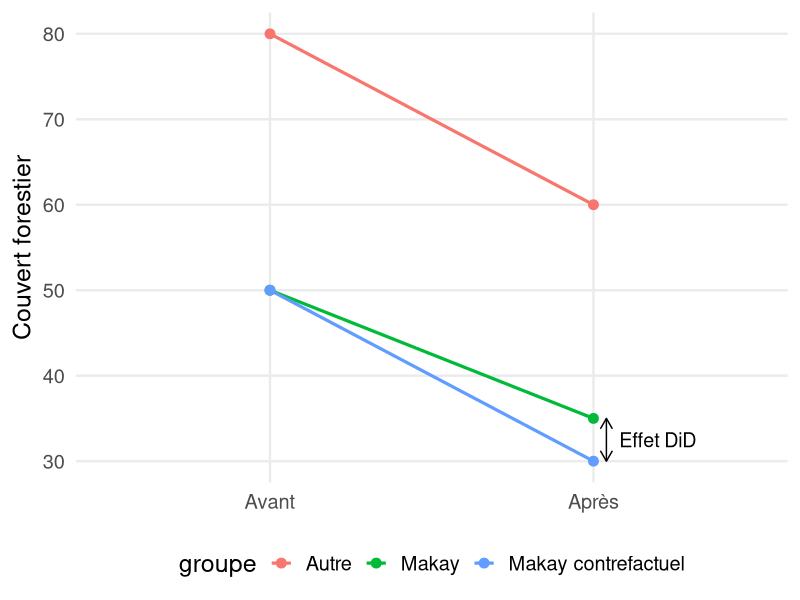
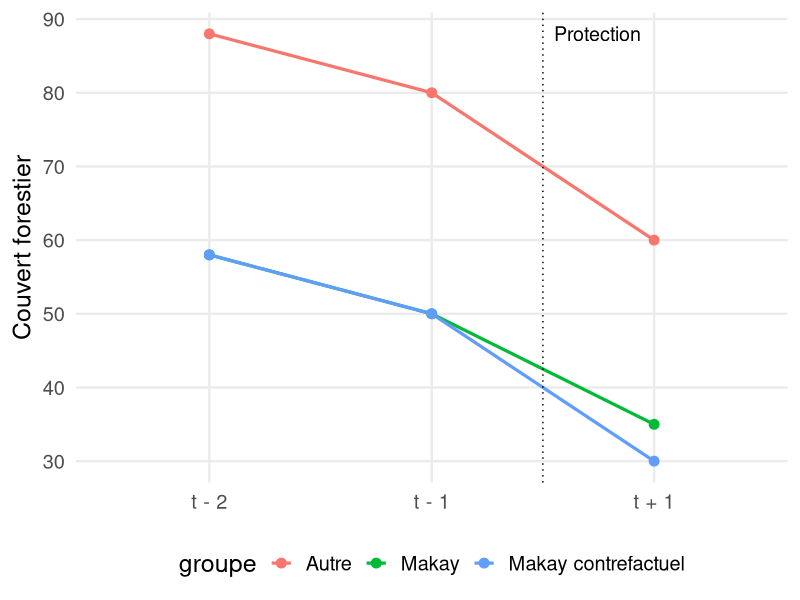
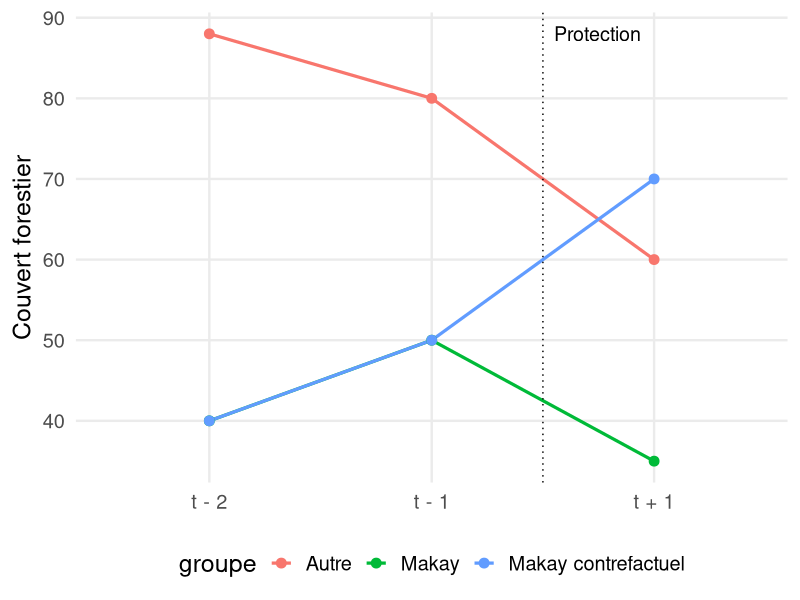

These figures' R source, in order:
## ---- chunk 1
library(tidyverse)

options(scipen = 999)

base_theme <- theme_minimal(base_size = 18) +
  theme(
    legend.position = "bottom",
    panel.grid.minor = element_blank()
  )

period_levels <- c("Avant", "Après")

did_valid <- tibble::tribble(
  ~groupe, ~periode, ~couvert,
  "Autre", "Avant", 80,
  "Autre", "Après", 60,
  "Makay", "Avant", 50,
  "Makay", "Après", 35,
  "Makay contrefactuel", "Avant", 50,
  "Makay contrefactuel", "Après", 30
) |>
  mutate(periode = factor(periode, levels = period_levels))

did_invalid <- tibble::tribble(
  ~groupe, ~periode, ~couvert,
  "Autre", "Avant", 80,
  "Autre", "Après", 60,
  "Makay observé", "Avant", 50,
  "Makay observé", "Après", 35,
  "Makay contrefactuel", "Avant", 50,
  "Makay contrefactuel", "Après", 70
) |>
  mutate(periode = factor(periode, levels = period_levels))

plot_did <- function(data, title = NULL) {
  ggplot(data, aes(x = periode, y = couvert, group = groupe, color = groupe)) +
    geom_line(linewidth = 1.1) +
    geom_point(size = 3) +
    labs(
      title = title,
      x = NULL,
      y = "Couvert forestier",
      linetype = NULL
    ) +
    base_theme
}
## ---- chunk 2
#| echo: false
#| fig-cap: "Principe de la double différence"
plot_did(did_valid) +
  annotate("segment", x = 2.04, xend = 2.04, y = 30, yend = 35,
           arrow = arrow(ends = "both", length = unit(0.12, "inches"))) +
  annotate("text", x = 2.08, y = 32.5, label = "Effet DiD", hjust = 0, size = 5)
## ---- chunk 3
#| echo: false
#| fig-cap: "Cas favorable : tendances prétraitement compatibles avec l'hypothèse"
pre_valid <- tibble::tribble(
  ~groupe, ~periode, ~couvert,
  "Autre", "t - 2", 88,
  "Autre", "t - 1", 80,
  "Autre", "t + 1", 60,
  "Makay", "t - 2", 58,
  "Makay", "t - 1", 50,
  "Makay", "t + 1", 35,
  "Makay contrefactuel", "t - 2", 58,
  "Makay contrefactuel", "t - 1", 50,
  "Makay contrefactuel", "t + 1", 30
) |>
  mutate(periode = factor(periode, levels = c("t - 2", "t - 1", "t + 1")))

plot_did(pre_valid) +
  geom_vline(xintercept = 2.5, linetype = "dotted") +
  annotate("text", x = 2.55, y = 88, label = "Protection", hjust = 0, size = 5)
## ---- chunk 4
#| echo: false
#| fig-cap: "Cas défavorable : les tendances prétraitement divergent"
pre_invalid <- tibble::tribble(
  ~groupe, ~periode, ~couvert,
  "Autre", "t - 2", 88,
  "Autre", "t - 1", 80,
  "Autre", "t + 1", 60,
  "Makay", "t - 2", 40,
  "Makay", "t - 1", 50,
  "Makay", "t + 1", 35,
  "Makay contrefactuel", "t - 2", 40,
  "Makay contrefactuel", "t - 1", 50,
  "Makay contrefactuel", "t + 1", 70
) |>
  mutate(periode = factor(periode, levels = c("t - 2", "t - 1", "t + 1")))

plot_did(pre_invalid) +
  geom_vline(xintercept = 2.5, linetype = "dotted") +
  annotate("text", x = 2.55, y = 88, label = "Protection", hjust = 0, size = 5)
## ---- chunk 5
# Données stylisées
example_did <- tibble::tribble(
  ~zone, ~post, ~treat, ~forest,
  "Autre", 0, 0, 80,
  "Autre", 1, 0, 60,
  "Makay", 0, 1, 50,
  "Makay", 1, 1, 35
)

model <- lm(forest ~ treat * post, data = example_did)
coef(model)
